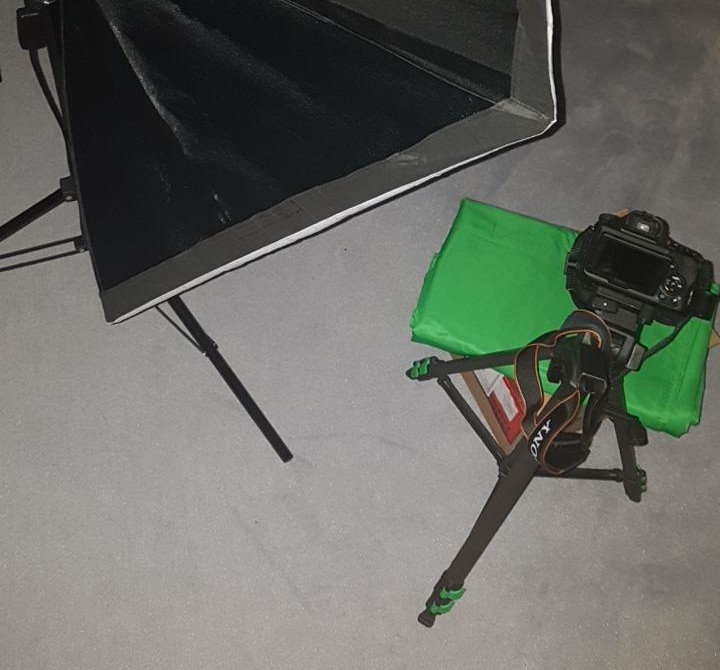
#> input picture setup.jpg, 720 x 670 px; its folder holds only this picture in this run
$ python -i run.py   (imports and definitions only)
#> lines starting #> are read from the running program, lines starting #| are printed output that depends on the picture; after the words box and inside, x2 and y2 are one past the last pixel; in counts of white or black regions, pixels touching at a corner belong together
#> further down, picture is the input picture: shape (670, 720, 3); mean B, G, R 100, 106.7, 104
import os
import time
import cv2
import imutils
import numpy as np


def process_image(image):
    ratio = image.shape[0] / 500.0
#> ratio = 1.34
    margin = 50

    img_small = imutils.resize(image, height = 500)

    img_hsv = cv2.cvtColor(img_small, cv2.COLOR_BGR2HSV)
#> img_hsv: shape (500, 537, 3); mean H, S, V 46.3, 27, 109.6

    mask = 255 - cv2.inRange(cv2.medianBlur(img_hsv.copy(), 21), (50,130,40), (80,255,250))
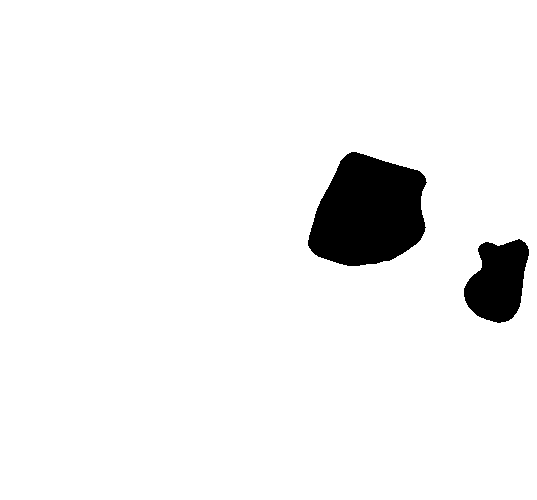
#> mask: shape (500, 537); 94.8% white; 2 black regions

    cnts = cv2.findContours(mask.copy(), cv2.RETR_LIST, cv2.CHAIN_APPROX_SIMPLE)
#> cnts = 3 contours; box (x1, y1, x2, y2) and area: (0, 0, 537, 500) 267464, (307, 151, 428, 267) 10228, (463, 238, 530, 324) 3963
    cnts = imutils.grab_contours(cnts)
    cnts = sorted(cnts, key = cv2.contourArea, reverse = True)[:10]
    screenCnt = None

    for c in cnts:
        peri = cv2.arcLength(c, True)
        approx = cv2.approxPolyDP(c, 0.085 * peri, True)
        if len(approx) == 4:
            screenCnt = approx
            break
#> this loop made 1 pass
#> (peri, screenCnt) on pass 1: (2070, [[0, 0], [0, 499], [536, 499], [536, 0]])

    pts = screenCnt.reshape(4, 2)
#> pts = [[0, 0], [0, 499], [536, 499], [536, 0]]
    rect = np.zeros((4, 2), dtype = "float32")

    s = pts.sum(axis = 1)
#> s = [0, 499, 1035, 536]
    rect[0] = pts[np.argmin(s)]
    rect[2] = pts[np.argmax(s)]


    diff = np.diff(pts, axis = 1)
#> diff = [0, 499, -37, -536]
    rect[1] = pts[np.argmin(diff)]
    rect[3] = pts[np.argmax(diff)]

    rect *= ratio

    (tl, tr, br, bl) = rect
#> tl = [0, 0]; tr = [718.2, 0]; br = [718.2, 668.7]; bl = [0, 668.7]
    widthA = np.sqrt(((br[0] - bl[0]) ** 2) + ((br[1] - bl[1]) ** 2))
#> widthA = 718.2
    widthB = np.sqrt(((tr[0] - tl[0]) ** 2) + ((tr[1] - tl[1]) ** 2))
#> widthB = 718.2

    heightA = np.sqrt(((tr[0] - br[0]) ** 2) + ((tr[1] - br[1]) ** 2))
#> heightA = 668.7
    heightB = np.sqrt(((tl[0] - bl[0]) ** 2) + ((tl[1] - bl[1]) ** 2))
#> heightB = 668.7

    maxWidth = max(int(widthA), int(widthB))
#> maxWidth = 718
    maxHeight = max(int(heightA), int(heightB))
#> maxHeight = 668

    dst = np.array([
        [0, 0],
        [maxWidth - 1, 0],
        [maxWidth - 1, maxHeight - 1],
        [0, maxHeight - 1]], dtype = "float32")
    # calculate the perspective transform matrix and warp
    M = cv2.getPerspectiveTransform(rect, dst)
    warp = cv2.warpPerspective(image, M, (maxWidth, maxHeight))

    crop_img = warp[margin:-margin, margin:-margin]
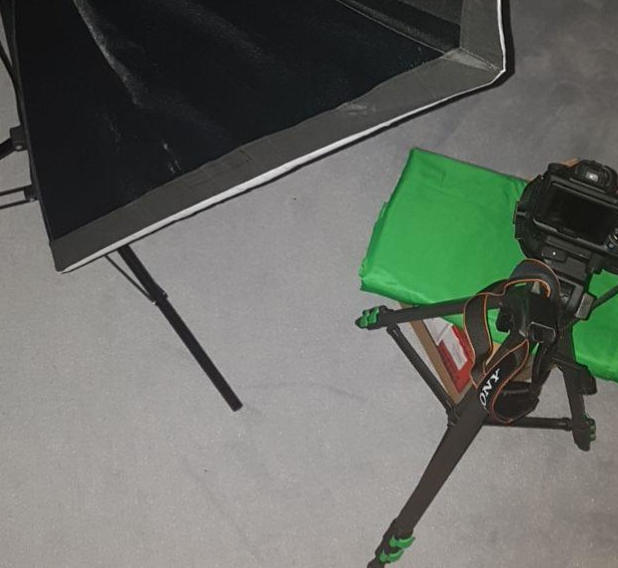
#> crop_img: shape (568, 618, 3); mean B, G, R 100.5, 107.5, 103.3

    return crop_img


def fix_aspect_ratio(image, wanted_width, wanted_height):


    width = image.shape[1]
    height = int(image.shape[1] * (wanted_height / wanted_width))
    dim = (width, height)
    # resize image
    fixed = cv2.resize(image, dim)
    return fixed

directory = "/run/media/florian/C9E9-27B2/DCIM/136MSDCF/"
size = (13, 8.8)
#size = (14.9, 10.1)

output_directory = os.path.join(directory, "warped/")

# [32 lines not run here, left out]

>>> import cv2
>>> picture = cv2.imread('setup.jpg')
>>> result = process_image(picture)
